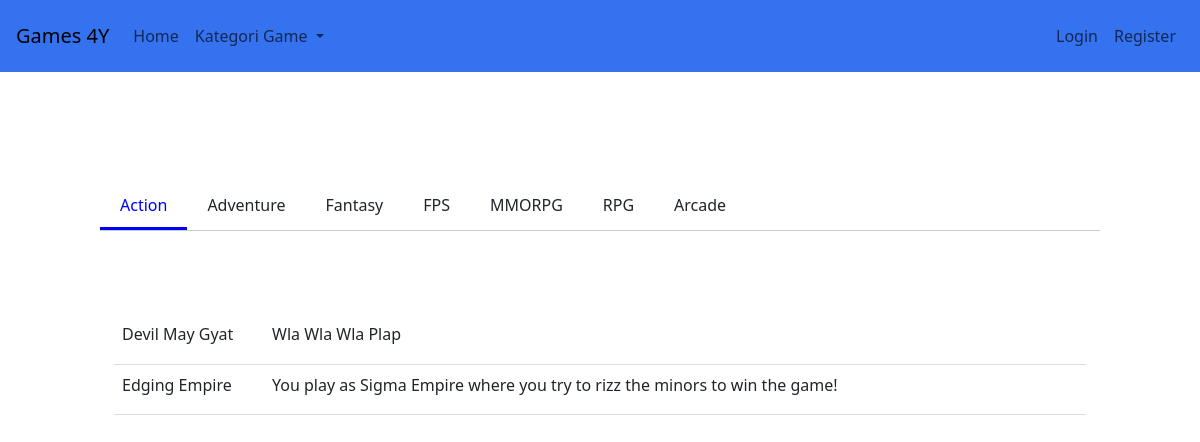
The page /ui/game.php on the database its author committed.
### tables this page shows
CREATE TABLE `genre` (
  `genreID` int(11) NOT NULL,
  `nama` varchar(255) NOT NULL
);

CREATE TABLE `game` (
  `gameID` int(11) NOT NULL,
  `genreID` int(11) DEFAULT NULL,
  `platformID` int(11) DEFAULT NULL,
  `nama` varchar(255) NOT NULL,
  `deskripsi` varchar(1000) DEFAULT 'Wutdehel',
  `rating` int(1) DEFAULT 0,
  `komentar` varchar(5000) DEFAULT NULL
);

### db/auth.php (called while the page is built, shortened)
<?php
$userID = isset($_SESSION['userID']) ? $_SESSION['userID'] : null;
if ($userID) {
    $sql = "
        SELECT a.username, a.email
        FROM akun a
        WHERE a.id = ?";
    $stmt = $conn->prepare($sql);
    $stmt->bind_param('i', $userID);
    $stmt->execute();
    $result = $stmt->get_result();
    $user = $result->fetch_assoc();
    $nama = isset($user['username']) ? $user['username'] : '';
    $email = isset($user['email']) ? $user['email'] : '';
} else {
    $user = null;
}
$logon = $user ? 1 : 0;
?>

### ui/game.php (the view, shortened to what this page needs)
<?php
include '../db/koneksi.php';
$platform = isset($_GET['platform']) ? $_GET['platform'] : 'pc';
$selected_genre = isset($_GET['genre']) ? $_GET['genre'] : 'action';
$query_platform = $conn->prepare("SELECT id FROM platform WHERE nama = ?");
$query_platform->bind_param('s', $platform);
$query_platform->execute();
$result_platform = $query_platform->get_result();
if ($result_platform->num_rows > 0) {
    $platform_data = $result_platform->fetch_assoc();
    $platformID = $platform_data['id'];
} else {
    $platformID = 1;
}
$query_genre = "SELECT * FROM genre";
$result_genre = mysqli_query($conn, $query_genre);
$query_game = "SELECT game.gameID , game.nama as game_name, game.deskripsi, genre.nama as genre_name
               FROM game
               JOIN genre ON game.genreID = genre.genreID
               WHERE game.platformID = ? AND genre.nama = ?";
$stmt_game = $conn->prepare($query_game);
$stmt_game->bind_param('is', $platformID, $selected_genre);
$stmt_game->execute();
$result_game = $stmt_game->get_result();
?>
<!DOCTYPE html>
<html>
<head>
    <link rel="stylesheet" href="../css/game.css">
</head>
<body>
    <?php
    include 'navbar.php';
    ?>
    <div class="genre-container">
        <div class="genre-box">
            <?php while($row_genre = mysqli_fetch_assoc($result_genre)) { ?>
                <div class="genre-item <?php echo ($row_genre['nama'] == $selected_genre) ? 'active' : ''; ?>" data-genre="<?php echo $row_genre['nama']; ?>">
                    <?php echo $row_genre['nama']; ?>
                </div>
            <?php } ?>
        </div>
    </div>
    <div class="block top-1">
        <div class="block w-full">
            <div class="game-list">
                <div class="table">
                    <?php if ($result_game->num_rows > 0) { ?>
                        <?php while($row_game = mysqli_fetch_assoc($result_game)) { ?>
                            <div class="table-row" onclick="window.location.href='detail.php?gameID=<?php echo $row_game['gameID']; ?>'">
                                <div class="table-cell game-name table-click"><?php echo $row_game['game_name']; ?></div>
                                <div class="table-cell table-click"><?php echo $row_game['deskripsi']; ?></div>
                            </div>
                        <?php } ?>
                    <?php } else { ?>
                        <div class="table-row">
                            <div class="table-cell" colspan="2">Tidak ada game untuk genre ini.</div>
                        </div>
                    <?php } ?>
                </div>
            </div>
        </div>
    </div>
</body>
</html>

### ui/navbar.php (shortened to what this page needs)
<?php
include '../db/auth.php';
?>
<head>
  <link href="https://cdn.jsdelivr.net/npm/bootstrap@5.3.3/dist/css/bootstrap.min.css" rel="stylesheet">
</head>
<nav class="navbar navbar-expand-md p-3 bg fixed-top">
  <a class="navbar-brand" href="index.php">Games 4Y</a>
  <div class="collapse navbar-collapse" id="navbarsExampleDefault">
    <ul class="navbar-nav mr-auto">
      <li class="nav-item active">
        <a class="nav-link" href="index.php">Home <span class="sr-only"></span></a>
      </li>
      <li class="nav-item dropdown">
        <a class="nav-link dropdown-toggle" href="#" id="kategoriGameDropdown" role="button" data-bs-toggle="dropdown" aria-expanded="false">
          Kategori Game
        </a>
    </div>
      <ul class="navbar-nav ms-auto">
          <?php if($logon === 0): ?>
          <li class="nav-item">
              <a class="nav-link" href="login.html">Login</a>
          </li>
          <li class="nav-item">
              <a class="nav-link" href="register.html">Register</a>
          </li>
          <?php endif;?>
        </ul>
</nav>

### css/game.css (style rules this page uses)
html, body { overflow-x: hidden; }
body { min-height: 100vh; display: grid; }
.bg { background-color: #3572EF; }
.genre-container { place-self: center; width: 90%; max-width: 1000px; overflow-x: auto; white-space: nowrap; border-bottom: 1px solid #ccc; margin-bottom: 20px; }
.genre-box { display: flex; }
.genre-item { flex: 0 0 auto; padding: 10px 20px; cursor: pointer; transition: background-color 0.3s, color 0.3s; display: inline-block; }
.genre-item.active { color: blue; border-bottom: 3px solid blue; }
.block { display: block; width: 90%; margin: auto; padding: 0; }
.table { display: table; border-collapse: collapse; }
.w-full { width: 90%; }
.top-1 { margin-top: -10%; }
.table-row { display: table-row; border-bottom: 1px solid #ddd; }
.table-cell { display: table-cell; padding: 8px; vertical-align: top; }
.table-click { cursor: pointer; }
.game-name { width: 150px; height: 50px; }

### rows shown on the page
genre: nama "Action"
genre: nama "Adventure"
genre: nama "Fantasy"
genre: nama "FPS"
genre: nama "MMORPG"
genre: nama "RPG"
genre: nama "Arcade"
game: nama "Devil May Gyat", deskripsi "Wla Wla Wla Plap"
game: nama "Edging Empire", deskripsi "You play as Sigma Empire where you try to rizz the minors to win the game!"
